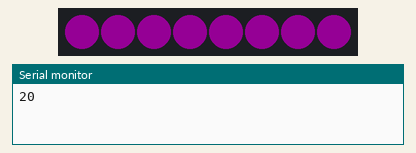
Simulated run of this sketch. Board: Arduino Uno, built with avr-gcc and run on an emulated ATmega328P. Shown: 8 RGB LEDs in strip order, left to right, the last lines printed to the serial monitor. Dim RGB values are drawn brighter than linear.

Above: at 0.01 s.
At 11.17 s:
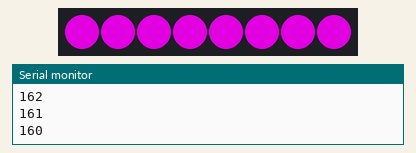
Timing chart, 0 to 40.0 s (numbered marks = the images above):
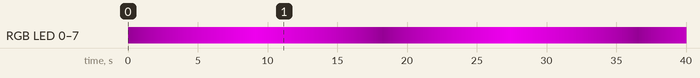

Measured:
- by itself, everything shown: repeats every 18.3 s, in 358 steps

The sketch:

ledorinofadorinotesterino.ino
```cpp
#include <Adafruit_NeoPixel.h>


int PIN = 9;
int totalLEDs = 8;
int ledFadeTime = 50;

Adafruit_NeoPixel strip = Adafruit_NeoPixel(totalLEDs, PIN, NEO_GRB + NEO_KHZ800);

void setup() {
  strip.begin();
  strip.show(); // Initialize all pixels to 'off'
  Serial.begin(38400);
}

void loop() {
  rgbFadeInAndOut(255, 0, 255, ledFadeTime); // Blue
  }

void rgbFadeInAndOut(uint8_t red, uint8_t green, uint8_t blue, uint8_t wait) {
  for(uint8_t b = 20; b <200; b++) {
     for(uint8_t i=0; i < strip.numPixels(); i++) {
        strip.setPixelColor(i, red * b/255, green * b/255, blue * b/255);
     }

     strip.show();
      Serial.println(b);
     delay(wait);
  };

  for(uint8_t b=200; b > 20; b--) {
     for(uint8_t i = 0; i < strip.numPixels(); i++) {
        strip.setPixelColor(i, red * b/255, green * b/255, blue * b/255);
     }
     strip.show();
      Serial.println(b);
     delay(wait);
  };
};
```
